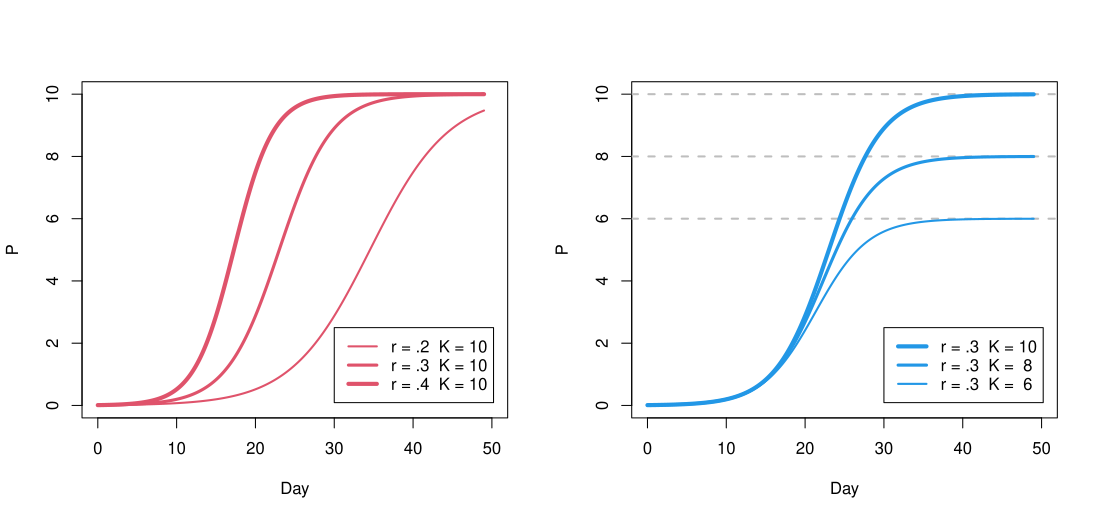

Source code (R):
library(stom)
library(deSolve)

lpg = function(Time, State, Pars) {
    with( as.list(c(State, Pars)), {
        dP = r * P * (1 - P/K)
        return( list(c(dP)) )   
    })
}

ODE = function( r=.3, K=10, P0=.01 ) {
    pars = c( r = r, K = K)
    init = c( P = P0 )
    times = seq(0, 49, by=.01)
    out = ode( init, times, lpg, pars ) 
    out
}


par( mfrow= c(1, 2) )

plot(1, type="n", xlab = "Day", ylab = "P", ylim=c(0,10), xlim=c(0,50))
lines( ODE(r=.2, K=10, P0=.01), col = col.alpha(2,1), lwd=2)
lines( ODE(r=.3, K=10, P0=.01), col = col.alpha(2,1), lwd=3)
lines( ODE(r=.4, K=10, P0=.01), col = col.alpha(2,1), lwd=4)
legend(30, 2.5, c("r = .2  K = 10", 
                  "r = .3  K = 10", 
                  "r = .4  K = 10"),
       col=2, lwd=2:4)


plot(1, type="n", xlab = "Day", ylab = "P", ylim=c(0,10), xlim=c(0,50))
abline(h=c(10,8,6), col="grey", lty="dashed", lwd=2)
lines( ODE(r=.3, K=10, P0=.01), col = 4, lwd=4)
lines( ODE(r=.3, K= 8, P0=.01), col = 4, lwd=3)
lines( ODE(r=.3, K= 6, P0=.01), col = 4, lwd=2)
legend(30, 2.5, c("r = .3  K = 10", 
                  "r = .3  K =  8", 
                  "r = .3  K =  6"),
       col=4, lwd=4:2 )



##########################
#### Integrated form #####
##########################
log_curve = function(t, r, K, P0) {
    K / ( 1 + exp(-r*t)*(K-P0)/P0 )
}


curve(log_curve(x,r=.4,K=10,P0=.001), 0,50)
curve(log_curve(x,r=.3,K=10,P0=.001), 0,50, add=T, col=2)
